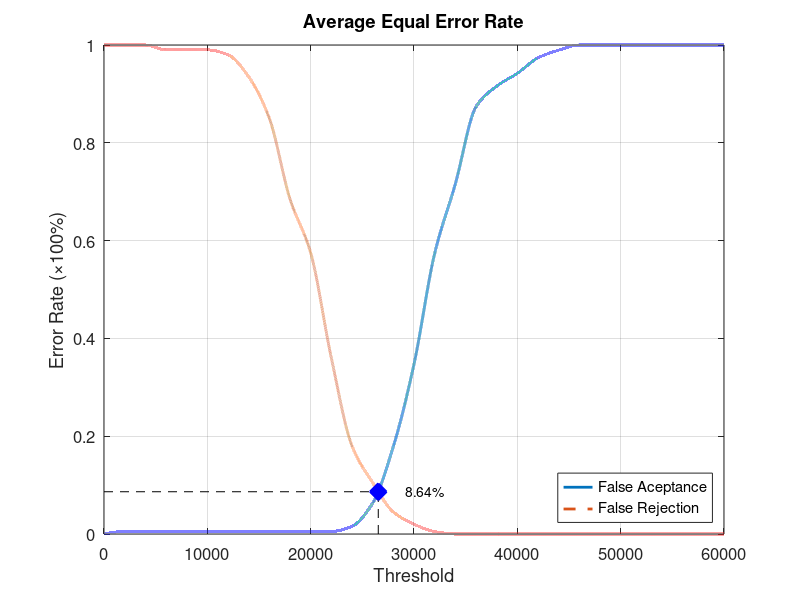
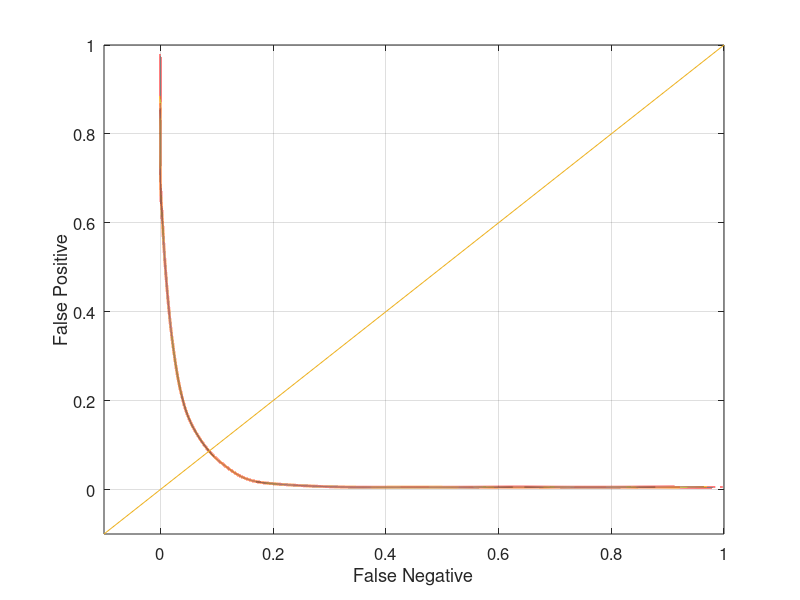

Reproduce these figures in MATLAB, in order.
function yEER = Database3_3
close all;
clear;
clc;
x = 0:2000:60000;
xq = 0:0.5:60000;

y0 = [0 0.00526316 0.00526316 0.00526316 0.00526316 0.00526316 0.00526316 0.00526316 0.00526316 0.00526316 0.00526316 0.00526316 0.0157895 0.0631579 0.178947 0.347368 0.573684 0.715789 0.873684 0.915789 0.942105 0.973684 0.989474 1 1 1 1 1 1 1 1];
yy0 = interp1(x, y0, xq, 'pchip');
y1 = [1 1 1 0.99 0.99 0.99 0.98 0.935 0.85 0.685 0.575 0.36 0.18 0.105 0.045 0.02 0.005 0 0 0 0 0 0 0 0 0 0 0 0 0 0];
yy1 = interp1(x, y1, xq, 'pchip');

% Calculating EER: 
y2 = abs(y0 - y1);
find(y2 == min(y2))
yy2 = abs(yy0 - yy1);
xEER = find(yy2 == min(yy2));
xEERIndex = xq(xEER) % X-axis EER
yEER = yy0(xEER) % Y-axis EER

main = figure
plot(xq, yy0,'-','LineWidth', 2);	hold on
plot(xq, yy1,'--','LineWidth', 2);	hold on
plot([xEERIndex xEERIndex], [0 yEER], 'k--');	hold on
plot([0 xEERIndex], [yEER yEER], 'k--');	hold on
plot(xEERIndex, yEER, 'bx', 'LineWidth', 10);	hold on
text(xEERIndex + 10 * xEERIndex / 100, yEER, [num2str(round((10000 * yEER)) / 100) '%'])
legend('False Aceptance', 'False Rejection', 'Location', 'SouthEast')
xlabel('Threshold')
ylabel('Error Rate (\times100%)')
title('Average Equal Error Rate')
set(gca, 'FontSize', 12)
axis([0 60000 0 1])
grid on

print(main, 'Database3_3Main', '-dpng');
FNRxFPR = figure('Color', [1 1 1]);
plot(yy1, yy0, '-', yy1, yy0, 'LineWidth', 2);
hold on
y = -0.1:0.1:1
plot(y, y); 
set(gca, 'FontSize', 12)
xlabel('False Negative')
ylabel('False Positive')
axis([-0.1 1 -0.1 1])
set(gca, 'FontSize', 12)
grid on

print(FNRxFPR, 'Database3_3FNRxFPR','-dpng');
end
